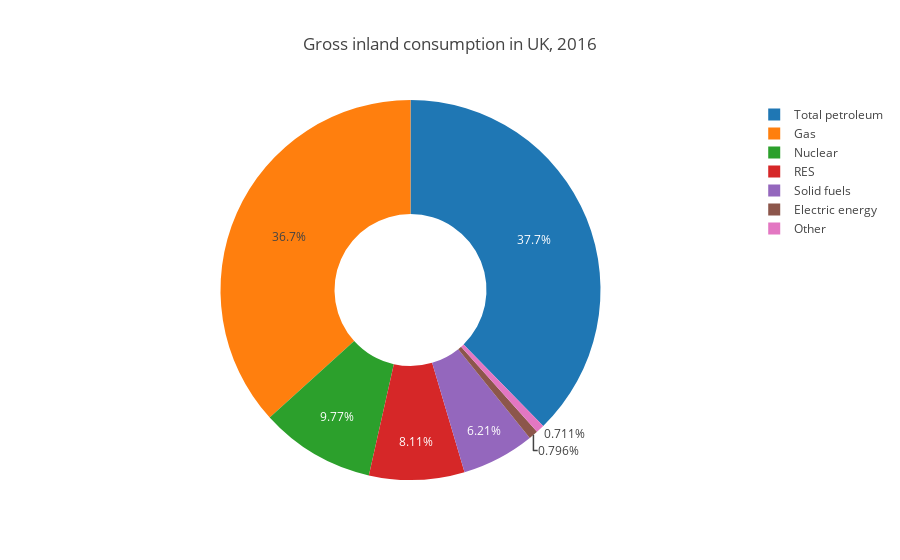

Notebook code for this chart:
### Code cell
# plot = go.Pie(
#     values = pie_data['total'],
#     labels = pie_data['cn'],
#     name = 'AL'
# )

fig = {
    "data": [{
            'labels': pie_data['cn'],
            'values': pie_data['total'],
            'type': 'pie',
            'hoverinfo':'label+percent',
            'hole': .4
        }],
    'layout': {'title': 'Gross inland consumption in {}, {}'.format(country, year)}
}

iplot(fig, show_link=False)

### Figure 1 — Plotly figure (JSON) as saved in the notebook; plotly's stock layout.template omitted (floating-point values rounded to 4 significant figures)
{"data": [{"hole": 0.4, "hoverinfo": "label+percent", "labels": ["Solid fuels", "Total petroleum", "Gas", "Nuclear", "Other", "RES", "Electric energy", "Other"], "type": "pie", "values": [11760.0, 71400.0, 69550.0, 18502, 0, 15360.0, 1509.0, 1346.0]}], "layout": {"title": "Gross inland consumption in UK, 2016"}}
